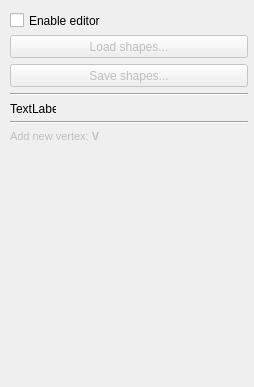
       <widget class="QWidget" name="page_3">
        <property name="geometry">
         <rect>
          <x>0</x>
          <y>0</y>
          <width>254</width>
          <height>387</height>
         </rect>
        </property>
        <attribute name="label">
         <string>Constellation editor</string>
        </attribute>
        <widget class="QPushButton" name="pushButton_8">
         <property name="enabled">
          <bool>false</bool>
         </property>
         <property name="geometry">
          <rect>
           <x>10</x>
           <y>64</y>
           <width>238</width>
           <height>23</height>
          </rect>
         </property>
         <property name="text">
          <string>Save shapes...</string>
         </property>
        </widget>
        <widget class="QLabel" name="label_25">
         <property name="enabled">
          <bool>false</bool>
         </property>
         <property name="geometry">
          <rect>
           <x>10</x>
           <y>130</y>
           <width>133</width>
           <height>295</height>
          </rect>
         </property>
         <property name="text">
          <string>&lt;!DOCTYPE HTML PUBLIC &quot;-//W3C//DTD HTML 4.0//EN&quot; &quot;http://www.w3.org/TR/REC-html40/strict.dtd&quot;&gt;
&lt;html&gt;&lt;head&gt;&lt;meta name=&quot;qrichtext&quot; content=&quot;1&quot; /&gt;&lt;style type=&quot;text/css&quot;&gt;
p, li { white-space: pre-wrap; }
&lt;/style&gt;&lt;/head&gt;&lt;body style=&quot; font-family:'MS Shell Dlg 2'; font-size:8pt; font-weight:400; font-style:normal;&quot;&gt;
&lt;p style=&quot; margin-top:12px; margin-bottom:12px; margin-left:0px; margin-right:0px; -qt-block-indent:0; text-indent:0px;&quot;&gt;Add new vertex: &lt;span style=&quot; font-weight:600;&quot;&gt;V&lt;/span&gt;&lt;/p&gt;
&lt;p style=&quot; margin-top:12px; margin-bottom:12px; margin-left:0px; margin-right:0px; -qt-block-indent:0; text-indent:0px;&quot;&gt;&lt;span style=&quot; font-weight:600;&quot;&gt;&lt;br /&gt;&lt;br /&gt;&lt;/span&gt;&lt;/p&gt;
&lt;p style=&quot; margin-top:12px; margin-bottom:12px; margin-left:0px; margin-right:0px; -qt-block-indent:0; text-indent:0px;&quot;&gt;&lt;br /&gt;&lt;/p&gt;
&lt;p style=&quot; margin-top:12px; margin-bottom:12px; margin-left:0px; margin-right:0px; -qt-block-indent:0; text-indent:0px;&quot;&gt;&lt;br /&gt;&lt;/p&gt;
&lt;p style=&quot; margin-top:12px; margin-bottom:12px; margin-left:0px; margin-right:0px; -qt-block-indent:0; text-indent:0px;&quot;&gt;&lt;br /&gt;&lt;/p&gt;&lt;/body&gt;&lt;/html&gt;</string>
         </property>
         <property name="alignment">
          <set>Qt::AlignLeading|Qt::AlignLeft|Qt::AlignTop</set>
         </property>
        </widget>
        <widget class="QPushButton" name="pushButton_9">
         <property name="enabled">
          <bool>false</bool>
         </property>
         <property name="geometry">
          <rect>
           <x>10</x>
           <y>35</y>
           <width>238</width>
           <height>23</height>
          </rect>
         </property>
         <property name="text">
          <string>Load shapes...</string>
         </property>
        </widget>
        <widget class="Line" name="line_12">
         <property name="geometry">
          <rect>
           <x>10</x>
           <y>121</y>
           <width>238</width>
           <height>3</height>
          </rect>
         </property>
         <property name="sizePolicy">
          <sizepolicy hsizetype="Expanding" vsizetype="Fixed">
           <horstretch>0</horstretch>
           <verstretch>0</verstretch>
          </sizepolicy>
         </property>
         <property name="minimumSize">
          <size>
           <width>30</width>
           <height>0</height>
          </size>
         </property>
         <property name="orientation">
          <enum>Qt::Horizontal</enum>
         </property>
        </widget>
        <widget class="QCheckBox" name="checkBox_shape_2">
         <property name="geometry">
          <rect>
           <x>10</x>
           <y>12</y>
           <width>238</width>
           <height>17</height>
          </rect>
         </property>
         <property name="text">
          <string>Enable editor</string>
         </property>
        </widget>
        <widget class="QLabel" name="label_shp_info_2">
         <property name="geometry">
          <rect>
           <x>10</x>
           <y>102</y>
           <width>46</width>
           <height>13</height>
          </rect>
         </property>
         <property name="text">
          <string>TextLabel</string>
         </property>
        </widget>
        <widget class="Line" name="line_13">
         <property name="geometry">
          <rect>
           <x>10</x>
           <y>93</y>
           <width>238</width>
           <height>3</height>
          </rect>
         </property>
         <property name="sizePolicy">
          <sizepolicy hsizetype="Expanding" vsizetype="Fixed">
           <horstretch>0</horstretch>
           <verstretch>0</verstretch>
          </sizepolicy>
         </property>
         <property name="minimumSize">
          <size>
           <width>30</width>
           <height>0</height>
          </size>
         </property>
         <property name="orientation">
          <enum>Qt::Horizontal</enum>
         </property>
        </widget>
       </widget>
